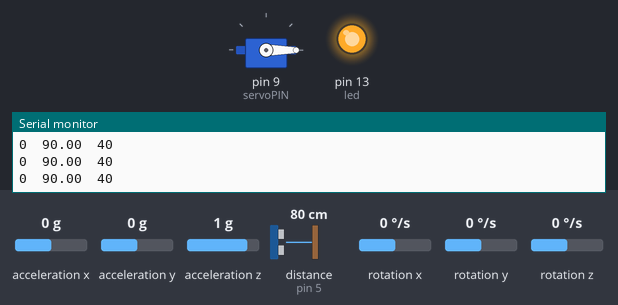
The sketch below on a simulated Arduino Uno, built with avr-gcc and run on an emulated ATmega328P. Parts: servo, output pins drawn as LEDs (lit = HIGH), the last lines printed to the serial monitor. Wiring (inferred from the names in the program): ultrasonic range finder: trigger pin 4; echo pin 5. Inputs (shaded band) come from the test bench; at power-on: acceleration x 0 g, rotation y 0 °/s, distance to the obstacle (sensor on pin 5) 80 cm, acceleration y 0 g, acceleration z 1 g, rotation x 0 °/s, rotation z 0 °/s. The echo pulse lasts 58.3 µs per cm; pins used as bus, display or sensor lines are not drawn.

Above: at 1.2 s.
1.3 s: acceleration x set to -1.4 g
At 3.0 s:
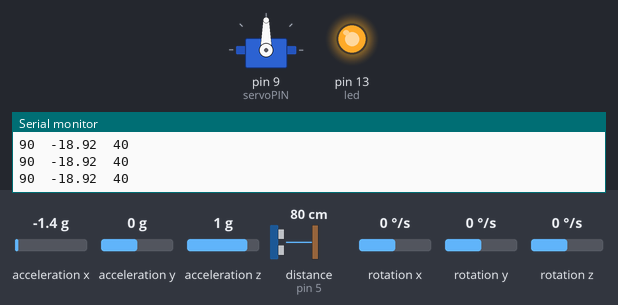
4.3 s: acceleration x set to 0 g
At 5.5 s:
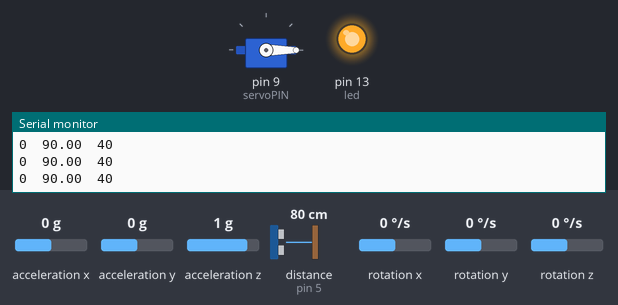
6.1 s: rotation y set to 192 °/s
At 6.92 s:
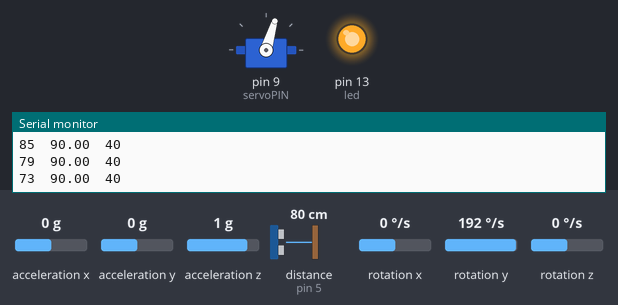
9.1 s: acceleration x set to -0.8 g
At 9.8 s:
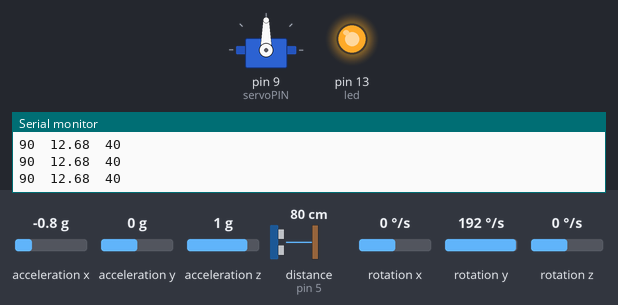
10.6 s: distance to the obstacle (sensor on pin 5) set to 9 cm
13.6 s: acceleration x set to 0.8 g
At 14.4 s:
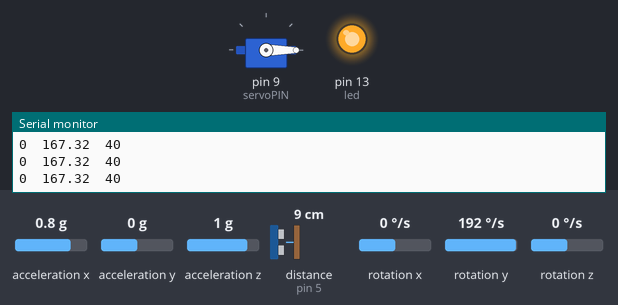
Timing chart, 0 to 16.2 s (numbered marks = the images above; inputs shaded):
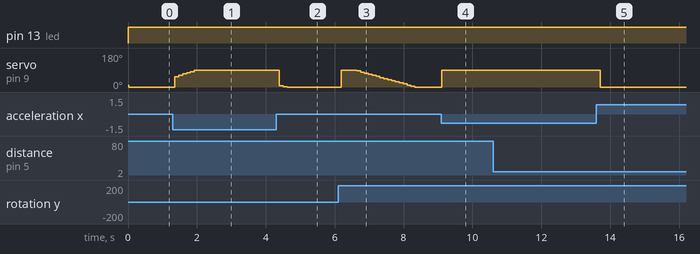

Measured:
- after the input at 1.3 s, servo on pin 9 (servoPIN): moves from 0° to 90° over 0.67 s, starting after 0.06 s
- after the input at 4.3 s, servo on pin 9 (servoPIN): 90° → 7° after 0.10 s, → 2° 0.11 s later, → 0° 0.11 s later
- after the input at 6.1 s, servo on pin 9 (servoPIN): 0° → 90° after 0.09 s, → 85° 0.45 s later, → 79° 0.11 s later, → 73° 0.11 s later, … (17 changes in this stretch)
- after the input at 9.1 s, servo on pin 9 (servoPIN): 0° → 90° at once
- after the input at 13.6 s, servo on pin 9 (servoPIN): 90° → 0° after 0.11 s

The sketch:

Tail_control.ino
```cpp
//Setup ultrasonic
int trigPIN = 4;
int echoPIN = 5;
float duration, distance;

//Setup servo
int servoPIN = 9;
#include <Servo.h>
Servo myservo;

//Setup LED
const int led = LED_BUILTIN;

//Setup tail
int pos_down = 0;
int pos_up = 90 ;
int pos = 0;
int tail_pos = 0; //0 down, 1 up

int thresh = 50; //within __cm triggers tail movement

//setup IMU
#include <MPU9250.h>
MPU9250 IMU(Wire, 0x68);
int status;
float AcX, AcY, AcZ, gy;
float pitch, roll;

//setup PID
float i; //integral
int vortex = 40; //optimum vortex angle
int glide = 10; //optimum glide angle
int target = glide;     //glide or vortex

//setup time
float tic, toc, dt;

void getAngle(float Vx, float Vy, float Vz) {
  float x = Vx;
  float y = Vy;
  float z = Vz;
  pitch = atan(x / sqrt((y * y) + (z * z)));
  //pitch = pitch*2 +45;
  roll = atan(y / sqrt((x * x) + (z * z)));
  //convert radians into degrees
  pitch = pitch * (180.0 / 3.14159);
  pitch = pitch*2 + 90;
  roll = roll * (180.0 / 3.14159) ;
}

void calibrateIMU(){
  status = IMU.begin();
  Serial.println("Calibrating...");
  status = IMU.calibrateAccel();
  float axb = IMU.getAccelBiasX_mss();
  float axs = IMU.getAccelScaleFactorX();
  float ayb = IMU.getAccelBiasY_mss();
  float ays = IMU.getAccelScaleFactorY();
  float azb = IMU.getAccelBiasZ_mss();
  float azs = IMU.getAccelScaleFactorZ();
  IMU.setAccelCalX(axb,axs);
  IMU.setAccelCalY(ayb,ays);
  IMU.setAccelCalZ(azb,azs);
  Serial.println("Calibration complete.");
}

float PIDcalc(float pitch, float pitch_dot, float dt)
{
  float p = target - pitch;
  float d = pitch_dot;
  i = i + p * dt;

  float kp = 2;
  float kd = 1;
  float ki = 0.01;

  pos = kp * p + kd * d + ki * i; //add pitch so it's relative to the ground instead of the glider?
  if (pos > (pos_up)) {
    pos = pos_up;
  }
  else if (pos < (pos_down)) {
    pos = pos_down;
  }
  return pos;
}

void setup() {
  Wire.begin();
  Serial.begin (9600);
  while (!Serial) {}

  pinMode(trigPIN, OUTPUT);
  pinMode(echoPIN, INPUT);

  pinMode(led, OUTPUT);

  myservo.attach(servoPIN);
  pinMode(led, OUTPUT);

  myservo.write(glide);

  //calibrate accelerometer
  calibrateIMU();
//  status = IMU.begin();
//  status = IMU.calibrateAccel();
//  float axb = IMU.getAccelBiasX_mss();
//  float axs = IMU.getAccelScaleFactorX();
//  float ayb = IMU.getAccelBiasY_mss();
//  float ays = IMU.getAccelScaleFactorY();
//  float azb = IMU.getAccelBiasZ_mss();
//  float azs = IMU.getAccelScaleFactorZ();
//  IMU.setAccelCalX(axb,axs);
//  IMU.setAccelCalY(ayb,ays);
//  IMU.setAccelCalZ(azb,azs);

  status = IMU.begin();
  if (status < 0) {
    Serial.println("IMU initialization unsuccessful");
    Serial.println("Check IMU wiring or try cycling power");
    Serial.print("Status: ");
    Serial.println(status);
    while (1) {
      digitalWrite(led, HIGH);
      delay(100);
      digitalWrite(led, LOW);
      delay(100);
    }
  }

  Serial.print("Tail_Angle");
  Serial.print("\t");
  Serial.print("Pitch");
  Serial.print("\t");
  Serial.print("Target_Angle");
  Serial.println("");
}

void loop() {
  tic = millis();

  // Send pulse
  digitalWrite(trigPIN, HIGH);
  delayMicroseconds(10);
  digitalWrite(trigPIN, LOW);

  // Receive pulse
  duration = pulseIn(echoPIN, HIGH, 24000L);
//  distance = ((duration/2) / 29.1)*cos(pitch/57.298);
  distance = 40;

  // Measure distance and move tail
  if ((distance > 5) && (distance < thresh)) {
    digitalWrite(led, HIGH);
    target = vortex;
  }
  else if ((distance < 5) || (distance > thresh)) {
    digitalWrite(led, LOW);
    target = glide;
    i = 0; //reset integral
  }
  IMU.readSensor();
  gy = IMU.getGyroY_rads() * 180/3.14159;
  AcX = IMU.getAccelX_mss();
  AcY = IMU.getAccelY_mss();
  AcZ = IMU.getAccelZ_mss();
  //get pitch/roll
  getAngle(AcX, AcY, AcZ);
  pos = PIDcalc(pitch, gy, millis() - tic);
  tic = millis();

  myservo.write(pos);

  Serial.print(pos);
  Serial.print("\t");
  Serial.print(pitch);
  Serial.print("\t");
  Serial.print(target);
  Serial.println("");

//  Serial.print(AcX);
//  Serial.print("\t");
//  Serial.print(AcY);
//  Serial.print("\t");
//  Serial.print(AcZ);
//  Serial.println("");

  delay(100);
}
```
